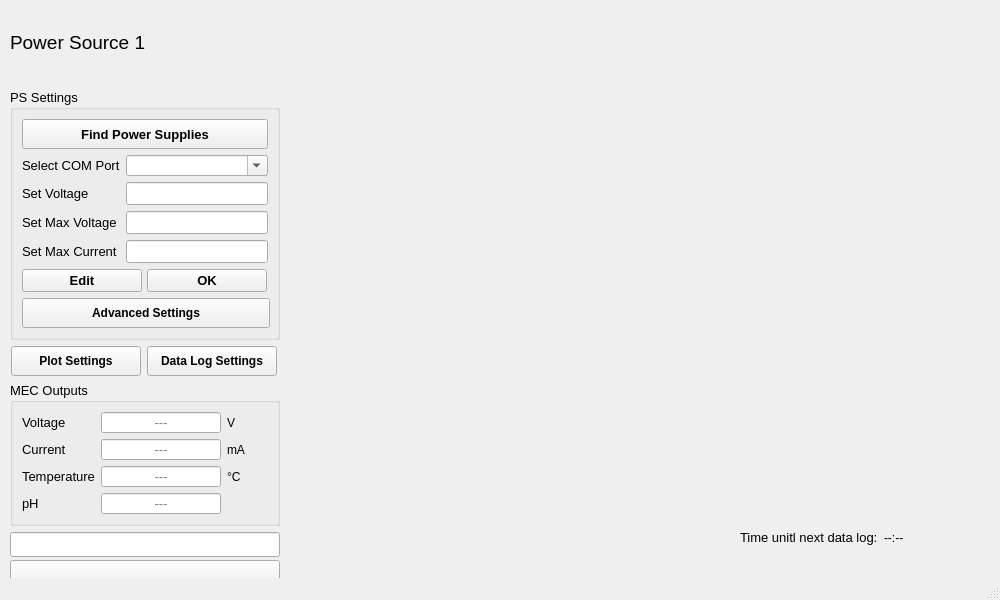
<?xml version="1.0" encoding="UTF-8"?>
<ui version="4.0">
 <class>MainWindow</class>
 <widget class="QMainWindow" name="MainWindow">
  <property name="geometry">
   <rect>
    <x>0</x>
    <y>0</y>
    <width>1000</width>
    <height>600</height>
   </rect>
  </property>
  <property name="minimumSize">
   <size>
    <width>1000</width>
    <height>600</height>
   </size>
  </property>
  <property name="maximumSize">
   <size>
    <width>1000</width>
    <height>600</height>
   </size>
  </property>
  <property name="windowTitle">
   <string>MainWindow</string>
  </property>
  <widget class="QWidget" name="centralwidget">
   <widget class="PlotWidget" name="graphWidget" native="true">
    <property name="geometry">
     <rect>
      <x>290</x>
      <y>0</y>
      <width>701</width>
      <height>521</height>
     </rect>
    </property>
   </widget>
   <widget class="QWidget" name="layoutWidget">
    <property name="geometry">
     <rect>
      <x>740</x>
      <y>530</y>
      <width>251</width>
      <height>23</height>
     </rect>
    </property>
    <layout class="QFormLayout" name="formLayout_3">
     <item row="0" column="0">
      <widget class="QLabel" name="timeuntilLabel">
       <property name="font">
        <font>
         <pointsize>10</pointsize>
        </font>
       </property>
       <property name="text">
        <string>Time unitl next data log:</string>
       </property>
      </widget>
     </item>
     <item row="0" column="1">
      <widget class="QLabel" name="timerLabel">
       <property name="text">
        <string>--:--</string>
       </property>
      </widget>
     </item>
    </layout>
   </widget>
   <widget class="QWidget" name="layoutWidget">
    <property name="geometry">
     <rect>
      <x>10</x>
      <y>1</y>
      <width>273</width>
      <height>589</height>
     </rect>
    </property>
    <layout class="QVBoxLayout" name="verticalLayout_2" stretch="1,0,0,0,0">
     <item>
      <widget class="QLabel" name="label">
       <property name="minimumSize">
        <size>
         <width>270</width>
         <height>0</height>
        </size>
       </property>
       <property name="maximumSize">
        <size>
         <width>270</width>
         <height>16777215</height>
        </size>
       </property>
       <property name="font">
        <font>
         <pointsize>14</pointsize>
        </font>
       </property>
       <property name="text">
        <string>Power Source 1</string>
       </property>
      </widget>
     </item>
     <item>
      <widget class="QGroupBox" name="groupBox">
       <property name="minimumSize">
        <size>
         <width>270</width>
         <height>0</height>
        </size>
       </property>
       <property name="maximumSize">
        <size>
         <width>270</width>
         <height>16777215</height>
        </size>
       </property>
       <property name="font">
        <font>
         <pointsize>10</pointsize>
        </font>
       </property>
       <property name="title">
        <string>PS Settings</string>
       </property>
       <layout class="QFormLayout" name="formLayout_2">
        <item row="0" column="0" colspan="2">
         <widget class="QPushButton" name="findPSButton">
          <property name="minimumSize">
           <size>
            <width>0</width>
            <height>30</height>
           </size>
          </property>
          <property name="maximumSize">
           <size>
            <width>16777215</width>
            <height>30</height>
           </size>
          </property>
          <property name="font">
           <font>
            <pointsize>10</pointsize>
            <weight>75</weight>
            <bold>true</bold>
           </font>
          </property>
          <property name="text">
           <string>Find Power Supplies</string>
          </property>
         </widget>
        </item>
        <item row="1" column="0">
         <widget class="QLabel" name="portboxLabel">
          <property name="font">
           <font>
            <pointsize>10</pointsize>
           </font>
          </property>
          <property name="text">
           <string>Select COM Port</string>
          </property>
         </widget>
        </item>
        <item row="1" column="1">
         <widget class="QComboBox" name="comBox">
          <property name="maximumSize">
           <size>
            <width>145</width>
            <height>21</height>
           </size>
          </property>
          <property name="editable">
           <bool>true</bool>
          </property>
         </widget>
        </item>
        <item row="2" column="0">
         <widget class="QLabel" name="label_2">
          <property name="font">
           <font>
            <pointsize>10</pointsize>
           </font>
          </property>
          <property name="text">
           <string>Set Voltage</string>
          </property>
         </widget>
        </item>
        <item row="2" column="1">
         <widget class="QLineEdit" name="setvoltageDisplay">
          <property name="alignment">
           <set>Qt::AlignCenter</set>
          </property>
          <property name="readOnly">
           <bool>true</bool>
          </property>
         </widget>
        </item>
        <item row="3" column="0">
         <widget class="QLabel" name="label_4">
          <property name="font">
           <font>
            <pointsize>10</pointsize>
           </font>
          </property>
          <property name="text">
           <string>Set Max Voltage</string>
          </property>
         </widget>
        </item>
        <item row="3" column="1">
         <widget class="QLineEdit" name="maxvoltageDisplay">
          <property name="alignment">
           <set>Qt::AlignCenter</set>
          </property>
          <property name="readOnly">
           <bool>true</bool>
          </property>
         </widget>
        </item>
        <item row="4" column="0">
         <widget class="QLabel" name="label_3">
          <property name="font">
           <font>
            <pointsize>10</pointsize>
           </font>
          </property>
          <property name="text">
           <string>Set Max Current</string>
          </property>
         </widget>
        </item>
        <item row="4" column="1">
         <widget class="QLineEdit" name="maxcurrentDisplay">
          <property name="alignment">
           <set>Qt::AlignCenter</set>
          </property>
          <property name="readOnly">
           <bool>true</bool>
          </property>
         </widget>
        </item>
        <item row="5" column="0" colspan="2">
         <layout class="QHBoxLayout" name="horizontalLayout_2">
          <property name="spacing">
           <number>5</number>
          </property>
          <item>
           <widget class="QPushButton" name="settingsEditButton">
            <property name="minimumSize">
             <size>
              <width>120</width>
              <height>0</height>
             </size>
            </property>
            <property name="maximumSize">
             <size>
              <width>120</width>
              <height>16777215</height>
             </size>
            </property>
            <property name="font">
             <font>
              <pointsize>10</pointsize>
              <weight>75</weight>
              <bold>true</bold>
             </font>
            </property>
            <property name="text">
             <string>Edit</string>
            </property>
           </widget>
          </item>
          <item>
           <widget class="QPushButton" name="settingsOKButton">
            <property name="minimumSize">
             <size>
              <width>120</width>
              <height>0</height>
             </size>
            </property>
            <property name="maximumSize">
             <size>
              <width>120</width>
              <height>16777215</height>
             </size>
            </property>
            <property name="font">
             <font>
              <pointsize>10</pointsize>
              <weight>75</weight>
              <bold>true</bold>
             </font>
            </property>
            <property name="text">
             <string>OK</string>
            </property>
           </widget>
          </item>
         </layout>
        </item>
        <item row="6" column="0">
         <widget class="QPushButton" name="advsetButton">
          <property name="minimumSize">
           <size>
            <width>248</width>
            <height>30</height>
           </size>
          </property>
          <property name="maximumSize">
           <size>
            <width>249</width>
            <height>30</height>
           </size>
          </property>
          <property name="font">
           <font>
            <pointsize>9</pointsize>
            <weight>75</weight>
            <bold>true</bold>
           </font>
          </property>
          <property name="text">
           <string>Advanced Settings</string>
          </property>
         </widget>
        </item>
       </layout>
      </widget>
     </item>
     <item>
      <layout class="QHBoxLayout" name="horizontalLayout_5">
       <property name="spacing">
        <number>5</number>
       </property>
       <property name="rightMargin">
        <number>5</number>
       </property>
       <item>
        <widget class="QPushButton" name="plotsetButton">
         <property name="minimumSize">
          <size>
           <width>130</width>
           <height>30</height>
          </size>
         </property>
         <property name="maximumSize">
          <size>
           <width>130</width>
           <height>30</height>
          </size>
         </property>
         <property name="font">
          <font>
           <pointsize>9</pointsize>
           <weight>75</weight>
           <bold>true</bold>
          </font>
         </property>
         <property name="text">
          <string>Plot Settings</string>
         </property>
        </widget>
       </item>
       <item>
        <widget class="QPushButton" name="datalogButton">
         <property name="minimumSize">
          <size>
           <width>130</width>
           <height>30</height>
          </size>
         </property>
         <property name="maximumSize">
          <size>
           <width>130</width>
           <height>30</height>
          </size>
         </property>
         <property name="font">
          <font>
           <pointsize>9</pointsize>
           <weight>75</weight>
           <bold>true</bold>
          </font>
         </property>
         <property name="text">
          <string>Data Log Settings</string>
         </property>
        </widget>
       </item>
      </layout>
     </item>
     <item>
      <widget class="QGroupBox" name="groupBox_2">
       <property name="minimumSize">
        <size>
         <width>270</width>
         <height>0</height>
        </size>
       </property>
       <property name="maximumSize">
        <size>
         <width>270</width>
         <height>16777215</height>
        </size>
       </property>
       <property name="font">
        <font>
         <pointsize>10</pointsize>
        </font>
       </property>
       <property name="title">
        <string>MEC Outputs</string>
       </property>
       <layout class="QFormLayout" name="formLayout">
        <item row="0" column="0">
         <widget class="QLabel" name="label_5">
          <property name="text">
           <string>Voltage</string>
          </property>
         </widget>
        </item>
        <item row="1" column="0">
         <widget class="QLabel" name="currentLabel">
          <property name="font">
           <font>
            <pointsize>10</pointsize>
           </font>
          </property>
          <property name="autoFillBackground">
           <bool>false</bool>
          </property>
          <property name="text">
           <string>Current</string>
          </property>
         </widget>
        </item>
        <item row="1" column="1">
         <layout class="QHBoxLayout" name="horizontalLayout">
          <item>
           <widget class="QLineEdit" name="currentDisplay">
            <property name="maximumSize">
             <size>
              <width>120</width>
              <height>21</height>
             </size>
            </property>
            <property name="font">
             <font>
              <pointsize>10</pointsize>
             </font>
            </property>
            <property name="cursor">
             <cursorShape>ArrowCursor</cursorShape>
            </property>
            <property name="alignment">
             <set>Qt::AlignCenter</set>
            </property>
            <property name="readOnly">
             <bool>true</bool>
            </property>
            <property name="placeholderText">
             <string>---</string>
            </property>
           </widget>
          </item>
          <item>
           <widget class="QLabel" name="currentunitLabel">
            <property name="maximumSize">
             <size>
              <width>22</width>
              <height>21</height>
             </size>
            </property>
            <property name="font">
             <font>
              <pointsize>9</pointsize>
             </font>
            </property>
            <property name="text">
             <string>mA</string>
            </property>
           </widget>
          </item>
         </layout>
        </item>
        <item row="2" column="0">
         <widget class="QLabel" name="tempLabel">
          <property name="font">
           <font>
            <pointsize>10</pointsize>
           </font>
          </property>
          <property name="text">
           <string>Temperature</string>
          </property>
         </widget>
        </item>
        <item row="2" column="1">
         <layout class="QHBoxLayout" name="horizontalLayout_3">
          <item>
           <widget class="QLineEdit" name="tempDisplay">
            <property name="maximumSize">
             <size>
              <width>120</width>
              <height>21</height>
             </size>
            </property>
            <property name="font">
             <font>
              <pointsize>10</pointsize>
             </font>
            </property>
            <property name="cursor">
             <cursorShape>ArrowCursor</cursorShape>
            </property>
            <property name="alignment">
             <set>Qt::AlignCenter</set>
            </property>
            <property name="dragEnabled">
             <bool>false</bool>
            </property>
            <property name="readOnly">
             <bool>true</bool>
            </property>
            <property name="placeholderText">
             <string>---</string>
            </property>
           </widget>
          </item>
          <item>
           <widget class="QLabel" name="tempunitLabel">
            <property name="maximumSize">
             <size>
              <width>22</width>
              <height>21</height>
             </size>
            </property>
            <property name="font">
             <font>
              <pointsize>9</pointsize>
             </font>
            </property>
            <property name="text">
             <string>°C </string>
            </property>
           </widget>
          </item>
         </layout>
        </item>
        <item row="3" column="0">
         <widget class="QLabel" name="pHLabel">
          <property name="font">
           <font>
            <pointsize>10</pointsize>
           </font>
          </property>
          <property name="text">
           <string>pH</string>
          </property>
         </widget>
        </item>
        <item row="3" column="1">
         <layout class="QHBoxLayout" name="horizontalLayout_4">
          <item>
           <widget class="QLineEdit" name="pHDisplay">
            <property name="maximumSize">
             <size>
              <width>120</width>
              <height>21</height>
             </size>
            </property>
            <property name="font">
             <font>
              <pointsize>10</pointsize>
             </font>
            </property>
            <property name="cursor">
             <cursorShape>ArrowCursor</cursorShape>
            </property>
            <property name="alignment">
             <set>Qt::AlignCenter</set>
            </property>
            <property name="readOnly">
             <bool>true</bool>
            </property>
            <property name="placeholderText">
             <string>---</string>
            </property>
           </widget>
          </item>
          <item>
           <widget class="QLabel" name="pHblankLabel">
            <property name="maximumSize">
             <size>
              <width>22</width>
              <height>21</height>
             </size>
            </property>
            <property name="text">
             <string/>
            </property>
           </widget>
          </item>
         </layout>
        </item>
        <item row="0" column="1">
         <layout class="QHBoxLayout" name="horizontalLayout_6">
          <item>
           <widget class="QLineEdit" name="voltageDisplay">
            <property name="maximumSize">
             <size>
              <width>120</width>
              <height>21</height>
             </size>
            </property>
            <property name="font">
             <font>
              <pointsize>10</pointsize>
             </font>
            </property>
            <property name="cursor">
             <cursorShape>ArrowCursor</cursorShape>
            </property>
            <property name="alignment">
             <set>Qt::AlignCenter</set>
            </property>
            <property name="readOnly">
             <bool>true</bool>
            </property>
            <property name="placeholderText">
             <string>---</string>
            </property>
           </widget>
          </item>
          <item>
           <widget class="QLabel" name="currentunitLabel_2">
            <property name="maximumSize">
             <size>
              <width>22</width>
              <height>21</height>
             </size>
            </property>
            <property name="font">
             <font>
              <pointsize>9</pointsize>
             </font>
            </property>
            <property name="text">
             <string>V</string>
            </property>
           </widget>
          </item>
         </layout>
        </item>
       </layout>
      </widget>
     </item>
     <item>
      <layout class="QVBoxLayout" name="verticalLayout">
       <property name="spacing">
        <number>3</number>
       </property>
       <property name="sizeConstraint">
        <enum>QLayout::SetMaximumSize</enum>
       </property>
       <item>
        <widget class="QLineEdit" name="onlineDisplay">
         <property name="minimumSize">
          <size>
           <width>0</width>
           <height>25</height>
          </size>
         </property>
         <property name="maximumSize">
          <size>
           <width>270</width>
           <height>25</height>
          </size>
         </property>
         <property name="font">
          <font>
           <pointsize>10</pointsize>
          </font>
         </property>
         <property name="cursor">
          <cursorShape>ArrowCursor</cursorShape>
         </property>
         <property name="text">
          <string/>
         </property>
         <property name="alignment">
          <set>Qt::AlignCenter</set>
         </property>
         <property name="readOnly">
          <bool>true</bool>
         </property>
        </widget>
       </item>
       <item>
        <widget class="QPushButton" name="startButton">
         <property name="minimumSize">
          <size>
           <width>0</width>
           <height>30</height>
          </size>
         </property>
         <property name="maximumSize">
          <size>
           <width>270</width>
           <height>30</height>
          </size>
         </property>
         <property name="font">
          <font>
           <pointsize>9</pointsize>
           <weight>75</weight>
           <bold>true</bold>
          </font>
         </property>
         <property name="text">
          <string/>
         </property>
         <property name="checkable">
          <bool>true</bool>
         </property>
        </widget>
       </item>
      </layout>
     </item>
    </layout>
   </widget>
  </widget>
  <widget class="QMenuBar" name="menubar">
   <property name="geometry">
    <rect>
     <x>0</x>
     <y>0</y>
     <width>1000</width>
     <height>26</height>
    </rect>
   </property>
  </widget>
  <widget class="QStatusBar" name="statusbar"/>
 </widget>
 <customwidgets>
  <customwidget>
   <class>PlotWidget</class>
   <extends>QWidget</extends>
   <header>pyqtgraph</header>
   <container>1</container>
  </customwidget>
 </customwidgets>
 <resources/>
 <connections/>
</ui>
